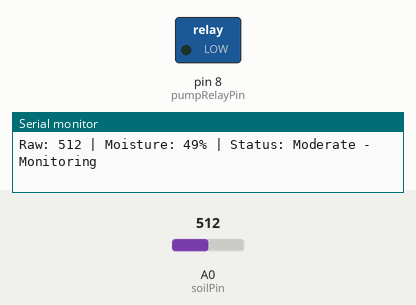
This sketch was run on a simulated Arduino Uno, built with avr-gcc and run on an emulated ATmega328P. Parts: switched loads named in the sketch (green lamp = pin HIGH), the last lines printed to the serial monitor. Inputs (shaded band) come from the test bench; at power-on: A0 (soilPin) = 512.

Above: at 2.8 s.
2.9 s: A0 (soilPin) set to 613
5.6 s: A0 (soilPin) set to 633
At 7.2 s:
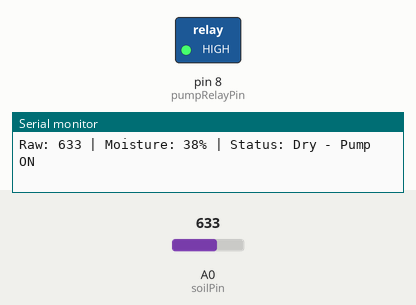
8.3 s: A0 (soilPin) set to 610
At 10.3 s:
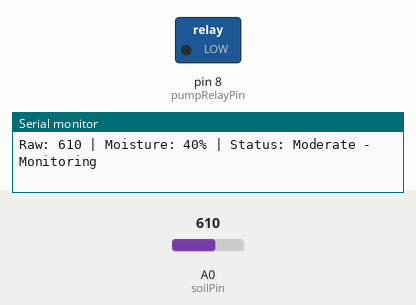
11.5 s: A0 (soilPin) set to 630
At 13.1 s:
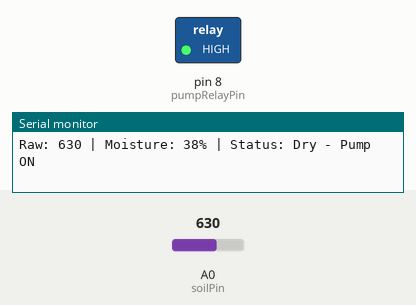
Timing chart, 0 to 14.6 s (numbered marks = the images above; inputs shaded):
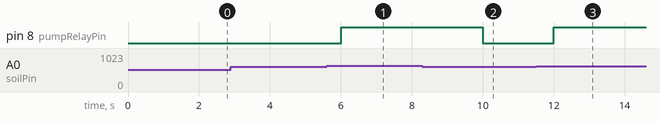

The sketch:

soil_moisture_monitor.ino
```cpp
const int soilPin = A0;
const int pumpRelayPin = 8;
const int dryThreshold = 620;   // Higher ADC value = drier soil for most resistive sensors
const int wetThreshold = 350;

void setup() {
  pinMode(pumpRelayPin, OUTPUT);
  digitalWrite(pumpRelayPin, LOW);
  Serial.begin(9600);
}

void loop() {
  int rawValue = analogRead(soilPin);
  int moisturePercent = map(rawValue, 1023, 0, 0, 100);
  moisturePercent = constrain(moisturePercent, 0, 100);

  Serial.print("Raw: ");
  Serial.print(rawValue);
  Serial.print(" | Moisture: ");
  Serial.print(moisturePercent);
  Serial.print("% | Status: ");

  if (rawValue > dryThreshold) {
    digitalWrite(pumpRelayPin, HIGH); // Turn pump ON
    Serial.println("Dry - Pump ON");
  } else if (rawValue < wetThreshold) {
    digitalWrite(pumpRelayPin, LOW); // Turn pump OFF
    Serial.println("Wet - Pump OFF");
  } else {
    digitalWrite(pumpRelayPin, LOW);
    Serial.println("Moderate - Monitoring");
  }

  delay(2000);
}
```

Measured:
- the behaviour switches between 620 and 621 on A0 (soilPin) (found by bisection; images 0 and 1)
- after the input at 5.6 s, pin 8 (pumpRelayPin): LOW → HIGH after 0.40 s
- after the input at 8.3 s, pin 8 (pumpRelayPin): HIGH → LOW after 1.7 s
- after the input at 11.5 s, pin 8 (pumpRelayPin): LOW → HIGH after 0.51 s
